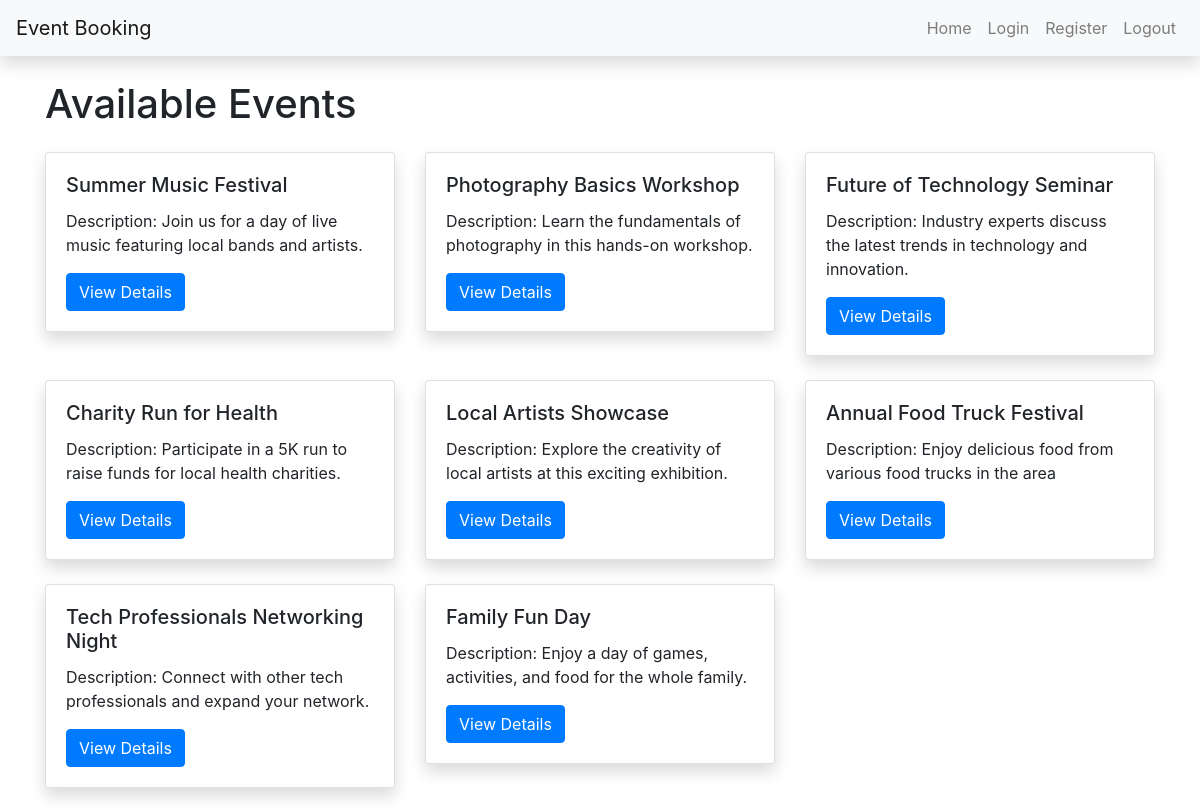
Screenshot of /events/ with the database file from the repository.
### webapp/models.py (models this page shows, shortened)
class Event(models.Model):
    title = models.CharField(max_length=200)
    description = models.TextField()
    location = models.CharField(max_length=200)
    date = models.DateField()
    available_seats = models.PositiveIntegerField()

### webapp/views.py (the view)
# urls.py: path('events/', views.event_list, name='event_list'),
def event_list(request):
    events = Event.objects.all()
    return render(request, 'webapp/event_list.html', {'events': events})

### webapp/templates/webapp/event_list.html (shortened to what this page needs)
{% extends 'webapp/base.html' %}
{% block content %}
    <h1 class="mb-4">Available Events</h1>
    <div class="row">
    {% for event in events %}
        <div class="col-md-4">
            <div class="card shadow mb-4">
                <div class="card-body">
                    <h5 class="card-title">{{ event.title }}</h5>
                    <p class="card-text">Description: {{ event.description }}</p>
                    <a href="{% url 'event_detail' event.id %}" class="btn btn-primary">View Details</a>
                </div>
            </div>
        </div>
    {% endfor %}
    </div>
{% endblock %}

### webapp/templates/webapp/base.html (shortened to what this page needs)
<!DOCTYPE html>
<html lang="en">
<head>
    <link rel="stylesheet" href="https://stackpath.bootstrapcdn.com/bootstrap/4.5.2/css/bootstrap.min.css">
</head>
<body>
    <nav class="navbar navbar-expand-lg navbar-light bg-light shadow">
        <a class="navbar-brand" href="{% url 'home' %}">Event Booking</a>
        <ul class="navbar-nav ml-auto">
            <li class="nav-item"><a class="nav-link" href="{% url 'home' %}">Home</a></li>
            <li class="nav-item"><a class="nav-link" href="{% url 'login' %}">Login</a></li>
            <li class="nav-item"><a class="nav-link" href="{% url 'register' %}">Register</a></li>
            <li class="nav-item"><a class="nav-link" href="{% url 'logout' %}">Logout</a></li>
        </ul>
    </nav>
    <div class="container mt-4">
        {% block content %}{% endblock %}
    </div>
</body>
</html>

### rows the page displays
Event: title "Summer Music Festival", description "Join us for a day of live music featuring local bands and artists."
Event: title "Photography Basics Workshop", description "Learn the fundamentals of photography in this hands-on workshop."
Event: title "Future of Technology Seminar", description "Industry experts discuss the latest trends in technology and innovation."
Event: title "Charity Run for Health", description "Participate in a 5K run to raise funds for local health charities."
Event: title "Local Artists Showcase", description "Explore the creativity of local artists at this exciting exhibition."
Event: title "Annual Food Truck Festival", description "Enjoy delicious food from various food trucks in the area"
Event: title "Tech Professionals Networking Night", description "Connect with other tech professionals and expand your network."
Event: title "Family Fun Day", description "Enjoy a day of games, activities, and food for the whole family."
